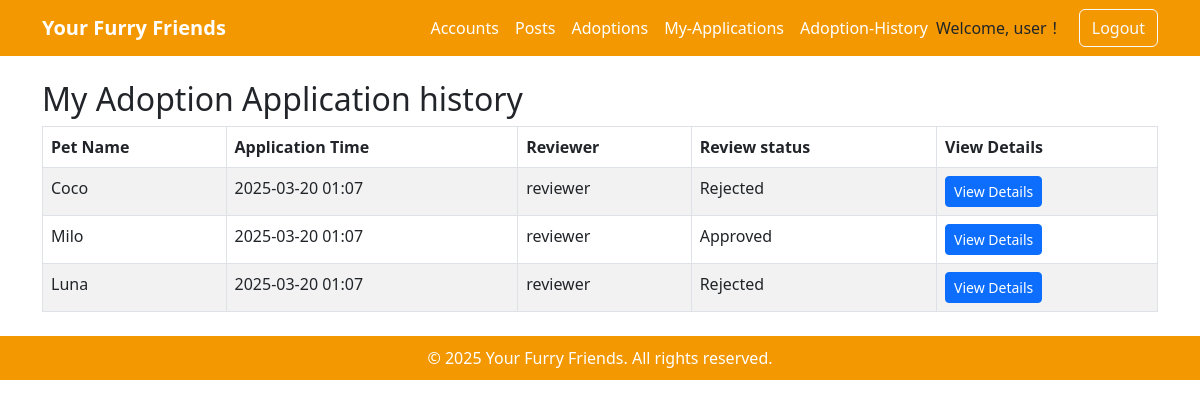
The page /adoptions/history/ (signed in) on the database as committed earlier.
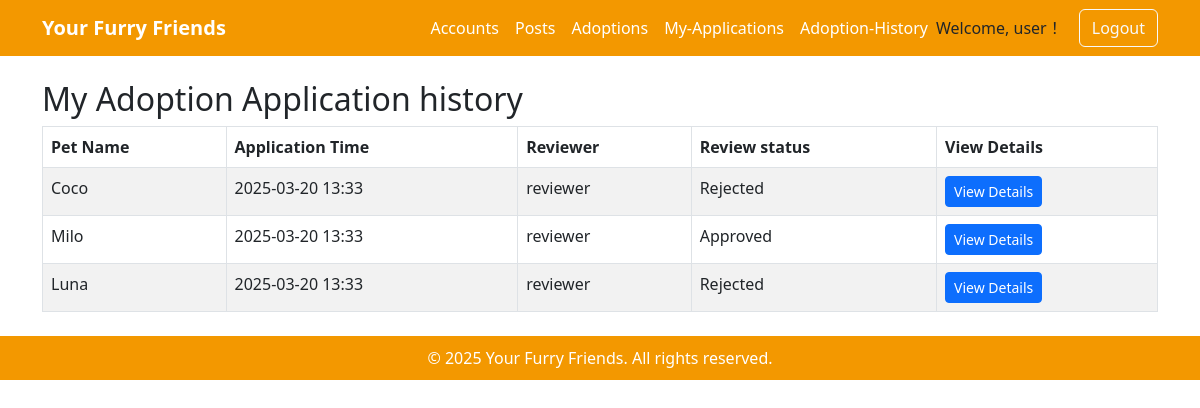
The same page on the database as committed later.
### adoptions/models.py (models this page shows, shortened)
class AdoptionReview(models.Model):
    adopt_review_id = models.AutoField(primary_key=True)
    adopt_info = models.ForeignKey(
        AdoptPetInfo, on_delete=models.CASCADE, related_name="reviews", null=True, blank=True
    )
    pet = models.ForeignKey(Pet, on_delete=models.CASCADE)
    adopter_username = models.ForeignKey(User, on_delete=models.CASCADE, related_name="adoption_requests")
    operator_username = models.ForeignKey(User, on_delete=models.SET_NULL, null=True, blank=True, related_name="processed_reviews")
    status = models.CharField(
        max_length=20,
        choices=[('Pending', 'Pending'), ('Approved', 'Approved'), ('Rejected', 'Rejected')],
        default='Pending'
    )  # 审核状态
    applied_at = models.DateTimeField(auto_now_add=True)
    review_time = models.DateTimeField(null=True, blank=True)  # 确认这里

### posts/models.py (models this page shows, shortened)
class Pet(models.Model):
    pet_id = models.AutoField(primary_key=True)
    name = models.CharField(max_length=100)
    sex = models.CharField(max_length=10, choices=[('Male', 'Male'), ('Female', 'Female')])
    age = models.CharField(max_length=10, choices=[('Young', 'Young'), ('Adult', 'Adult')])
    weight = models.FloatField()
    breed = models.CharField(max_length=100, blank=True, null=True)
    size = models.CharField(max_length=50, choices=[('Small', 'Small'), ('Medium', 'Medium'), ('Large', 'Large')])
    status = models.CharField(max_length=20, choices=[('Available', 'Available'), ('Adopted', 'Adopted')], default='Available')
    posted_by = models.ForeignKey(settings.AUTH_USER_MODEL, on_delete=models.CASCADE)  # 关联用户
    created_at = models.DateTimeField(auto_now_add=True)
    type = models.CharField(max_length=50, choices=[('Dog', 'Dog'), ('Cat', 'Cat')])

### accounts/models.py (models this page shows, shortened)
class User(AbstractUser):
    email = models.EmailField(unique=False, blank=True, null=True) # 改为了false（允许了多个用户注册）
    username = models.CharField(max_length=50, unique=True)  # 自定义用户名长度
    phone_no = models.CharField(max_length=15, unique=True, null=True, blank=True)
    address = models.TextField(null=True, blank=True)
    birthday = models.DateField(null=True, blank=True)
    title = models.CharField(max_length=50, null=True, blank=True)
    user_type = models.CharField(
        max_length=20,
        choices=[('User', 'User'), ('Admin', 'Admin')],
        default='User'
    )  # 用户类型（普通用户 / 管理员）
    status = models.CharField(
        max_length=10,
        choices=[('Active', 'Active'), ('Banned', 'Banned')],
        default='Active'
    )  # 用户状态
    user_image = models.ImageField(upload_to='user_images/', null=True, blank=True)
    created_at = models.DateTimeField(auto_now_add=True)
    updated_at = models.DateTimeField(auto_now=True)

### adoptions/views.py (the view)
# urls.py: path('history/', views.adoption_history, name='adoption_history'),
@login_required
def adoption_history(request):
    username = request.user.username
    history_list = AdoptionReview.objects.filter(adopter_username__username=username)
    context = {
        'history_list': history_list,
    }
    return render(request, 'adoptions/adoption_history.html', context)

### templates/adoptions/adoption_history.html
{% extends 'adoptions/base.html' %}
{% block content %}
<div class="container mt-4">
  <h2>My Adoption Application history</h2>
  <table class="table table-bordered table-striped">
    <thead>
      <tr>
        <th>Pet Name</th>
        <th>Application Time</th>
        <th>Reviewer</th>
        <th>Review status</th>
        <th>View Details</th>
      </tr>
    </thead>
    <tbody>
      {% for history in history_list %}
      <tr>
        <td>{{ history.pet.name }}</td>
        <td>{{ history.applied_at|date:"Y-m-d H:i" }}</td>
        <td>
          {% if history.operator_username %}
            {{ history.operator_username.username }}
          {% else %}
            Error！
          {% endif %}
        </td>
        <td>{{ history.get_status_display }}</td>
        <td>
          <a href="{% url 'adoptions:history_details' pet_id=history.pet.pet_id %}" class="btn btn-primary btn-sm">View Details</a>
        </td>
      </tr>
      {% empty %}
      <tr>
        <td colspan="5">There are no records of the application</td>
      </tr>
      {% endfor %}
    </tbody>
  </table>
</div>
{% endblock %}

Rows that differ between the two databases and show on the page:
changed AdoptionReview "Coco": applied_at "2025-03-20 01:07" → "2025-03-20 13:33"
changed AdoptionReview "Approved": applied_at "2025-03-20 01:07" → "2025-03-20 13:33"
changed AdoptionReview "Luna": applied_at "2025-03-20 01:07" → "2025-03-20 13:33"
